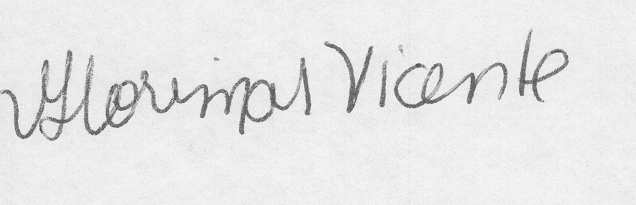
#> input picture dataset/original_signs/original_2_18.png, 636 x 205 px; its folder holds 4 pictures in this run
$ python feature_extraction.py   (older library calls are emulated)
#> lines starting #> are read from the running program, lines starting #| are printed output that depends on the picture; after the words box and inside, x2 and y2 are one past the last pixel; in counts of white or black regions, pixels touching at a corner belong together
import cv2
import numpy as np
import os
import imghdr
import pandas as pd
import matplotlib.pyplot as plt
from sklearn.model_selection import train_test_split

# Paths to dataset
real_signatures_path = 'dataset/original_signs/'
forged_signatures_path = 'dataset/forged_signs/'

# Image size
img_size = (64, 64)

# Function to extract features from an image
def extract_features(img_path):
    # Check if the file is an image
#> called with img_path = 'dataset/original_signs/original_2_18.png'
    if imghdr.what(img_path) is None:
        return None

    # Read image in grayscale
    img = cv2.imread(img_path, cv2.IMREAD_GRAYSCALE)
#> img is the input picture: shape (205, 636); min 70, max 249, mean 230.8
    if img is None:
        return None  # Skip unreadable images

    # Resize the image
    img = cv2.resize(img, img_size)
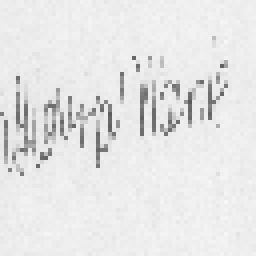
#> img: shape (64, 64) (shown 4 times larger); min 91, max 247, mean 230.3

    # Normalize pixel values
    img = img.astype('float32') / 255.0

    # Feature 1: Mean & Standard Deviation of Pixel Intensity
    mean_intensity = np.mean(img)
#> mean_intensity = 0.903
    std_intensity = np.std(img)
#> std_intensity = 0.0987

    # Feature 2: Edge Detection using Sobel Filter
    sobelx = cv2.Sobel(img, cv2.CV_64F, 1, 0, ksize=5)
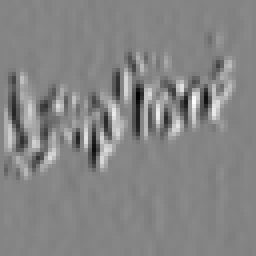
#> sobelx: shape (64, 64) float64 (shown 4 times larger); min -20.2, max 18.66, mean 0.0933; drawn with min black and max white
    sobely = cv2.Sobel(img, cv2.CV_64F, 0, 1, ksize=5)
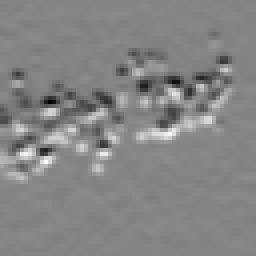
#> sobely: shape (64, 64) float64 (shown 4 times larger); min -15.65, max 14.36, mean 0.000134; drawn with min black and max white
    edge_magnitude = np.sqrt(sobelx**2 + sobely**2)
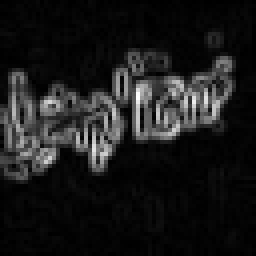
#> edge_magnitude: shape (64, 64) float64 (shown 4 times larger); min 0, max 20.21, mean 2.1; drawn with min black and max white
    edge_mean = np.mean(edge_magnitude)
#> edge_mean = 2.12

    # Feature 3: Contour Features (Area & Perimeter)
    _, thresh = cv2.threshold(img, 0.5, 1.0, cv2.THRESH_BINARY)
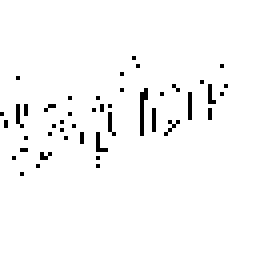
#> thresh: shape (64, 64) float32 (shown 4 times larger); values 0 (black) and 1 (white), 97.3% white; black in thin lines or dots, all inside (x1, y1, x2, y2) = (0, 14, 57, 44)
    contours, _ = cv2.findContours((thresh * 255).astype(np.uint8), cv2.RETR_EXTERNAL, cv2.CHAIN_APPROX_SIMPLE)
#> contours = 1 item

    if contours:
        largest_contour = max(contours, key=cv2.contourArea)
#> largest_contour = [[0, 0], [0, 27], [1, 28], [0, 29], [0, 63], [63, 63], [63, 0]]
        contour_area = cv2.contourArea(largest_contour)
#> contour_area = 3968
        contour_perimeter = cv2.arcLength(largest_contour, True)
#> contour_perimeter = 252.8
    else:
        contour_area = 0
        contour_perimeter = 0

    return [mean_intensity, std_intensity, edge_mean, contour_area, contour_perimeter]

# Function to process dataset and create feature dataframe
def process_dataset(path, label):
    data = []
    for img_name in os.listdir(path):
        img_path = os.path.join(path, img_name)
        features = extract_features(img_path)
#> features = [0.903, 0.0987, 2.12, 3968, 252.8]
        if features:
            data.append(features + [label])  # Append label to feature list
#> pass 2 of the loop in process_dataset, `for img_name in os.listdir(path):`:
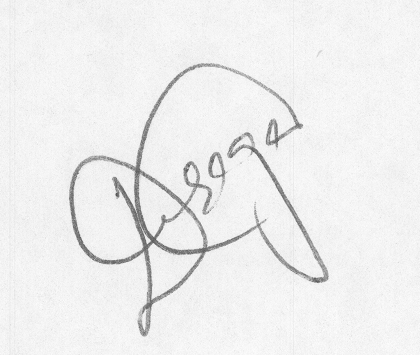
#> input picture dataset/original_signs/original_43_5.png, 420 x 355 px
#> in extract_features, img is the input picture: shape (355, 420); min 83, max 254, mean 238.2
#> mean_intensity = 0.934
#> std_intensity = 0.0781
#> in extract_features (call 2), `edge_magnitude = np.sqrt(sobelx**2 + sobely**2)`:
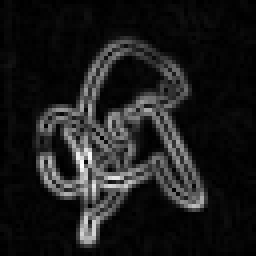
#> edge_magnitude: shape (64, 64) float64 (shown 4 times larger); min 0, max 17.41, mean 1.89; drawn with min black and max white
#> edge_mean = 1.89
#> in extract_features (call 2), `_, thresh = cv2.threshold(img, 0.5, 1.0, cv2.THRESH_BINARY)`:
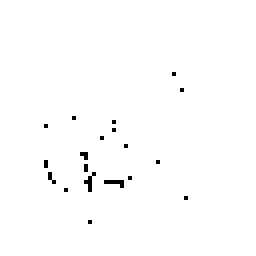
#> thresh: shape (64, 64) float32 (shown 4 times larger); values 0 (black) and 1 (white), 99.1% white; black in thin lines or dots, all inside (x1, y1, x2, y2) = (11, 18, 47, 56)
#> contours = [[[0, 0], [0, 63], [63, 63], [63, 0]]]
#> largest_contour = [[0, 0], [0, 63], [63, 63], [63, 0]]
#> contour_area = 3969
#> contour_perimeter = 252
#> features = [0.934, 0.0781, 1.89, 3969, 252]
#> pass 3 of the loop in process_dataset, `for img_name in os.listdir(path):`:
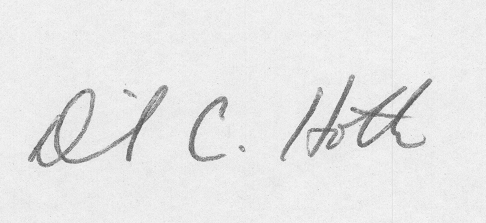
#> input picture dataset/original_signs/original_4_3.png, 486 x 223 px
#> in extract_features, img is the input picture: shape (223, 486); min 85, max 248, mean 231.4
#> mean_intensity = 0.906
#> std_intensity = 0.084
#> in extract_features (call 3), `edge_magnitude = np.sqrt(sobelx**2 + sobely**2)`:
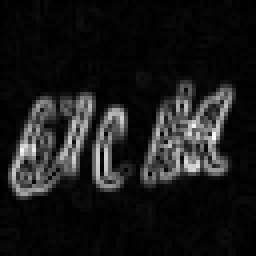
#> edge_magnitude: shape (64, 64) float64 (shown 4 times larger); min 0, max 18.03, mean 1.86; drawn with min black and max white
#> edge_mean = 1.86
#> in extract_features (call 3), `_, thresh = cv2.threshold(img, 0.5, 1.0, cv2.THRESH_BINARY)`:
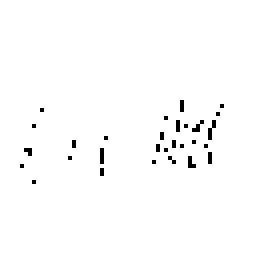
#> thresh: shape (64, 64) float32 (shown 4 times larger); values 0 (black) and 1 (white), 98.6% white; black in thin lines or dots, all inside (x1, y1, x2, y2) = (5, 25, 56, 46)
#> features = [0.906, 0.084, 1.86, 3969, 252]
#> the loop made 4 passes; the first 3 are shown
    return data

# Process real and forged signatures
real_data = process_dataset(real_signatures_path, label=1)
forged_data = process_dataset(forged_signatures_path, label=0)
#> (the run stopped early here; a loop or call above may not have finished)
